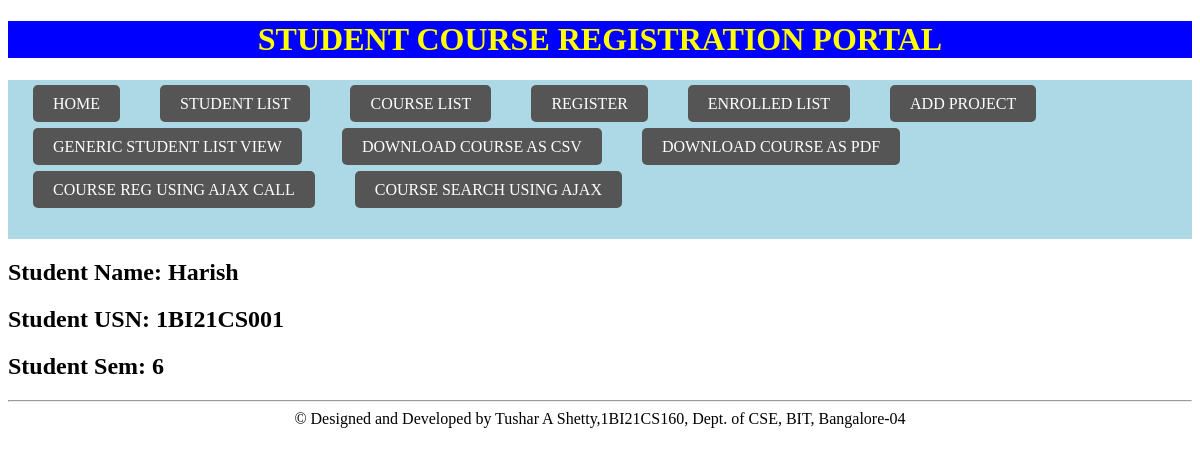
The app's page /genericdetailedviewstudent/1/ with its own data.
### tusharapp/models.py (models this page shows)
class student(models.Model):
 usn=models.CharField(max_length=10)
 name=models.CharField(max_length=40)
 sem=models.IntegerField()
 courses=models.ManyToManyField(course,related_name='student_set')

### tusharapp/views.py (the view)
# urls.py: path('genericdetailedviewstudent/<int:pk>/',StudentDetailView.as_view()),
class StudentDetailView(generic.DetailView):
   model=student
   template_name="GenericDetailedViewStudent.html"

### tusharapp/templates/GenericDetailedViewStudent.html (shortened to what this page needs)
{% extends 'basicTemplate.html' %}
{% block content %}
<h1> Student Name: {{student.name}}</h1>
<h1>Student USN: {{student.usn}}</h1>
<h1> Student Sem: {{student.sem}}</h1>
{% endblock %}

### records on screen
student: name "Harish", usn "1BI21CS001", sem "6"
